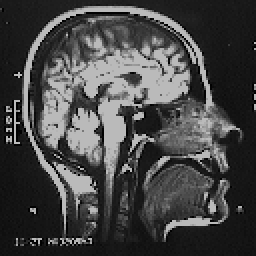
%> input picture Task6_Degradation_Restoration/HEAD5.BMP, 128 x 128 px (shown 2 times larger)
$ octave --eval "lab6ImageDegradation;"   (GNU Octave 9; MATLAB toolbox functions it lacks are replaced by stand-ins)
%> lines starting %> are read from the running program, lines starting %| are printed output that depends on the picture
### Task6_Degradation_Restoration/loadImage.m
function [im]=loadImage(imName)
%> called with imName = 'head5.bmp'
if(imName(end-1:end) == 'cm')
    im = dicomread(imName);
else
    im = imread(imName);
%> im is the input picture: size 128x128 uint8; min 1, max 186, mean 70.2
end
if (size(im,3)>1)
    im=rgb2gray(im);
else
    im=im;
end
%---------

### Task6_Degradation_Restoration/lab6ImageDegradation.m
function []=lab6ImageDegradation ()
clc;close all;

A=loadImage('head5.bmp');
%METATROPH SE GRAYSCALE
A=double(A);

%1.SXEDIASMOS YPOBA8MISHS EIKONAS (MTF + 8ORYBOS)
M=size(A,1);N=size(A,2);
%> after `M=size(A,1)`: M = 128
%> after `N=size(A,2)`: N = 128
Flength=round(sqrt(M^2+N^2));
%> Flength = 181
%1a.KATASKEYH GAUSSIAN MTF
[fh]=gaussianMTF(Flength);%
[FH]=from1dTo2dFilter(A,fh);

%2.IMAGE BLURRING
[B]=blurImage(A,FH);

%3.PROS8ETIKOS 8ORYBOS
Noise=0.2; % ----- % 8ORYBOS ----
B=addNoise(B,Noise);
[B]=NormalizeMatrix(B,255);

%4.APEIKONISH APOTELESMATWN
figure('units','normalized','outerposition',[0 0 1 1])%use full screen size
figure(1);
subplot(2,2,1);imshow(A,[]);xlabel('ARXIKH EIKONA');
subplot(2,2,2);imshow(B,[]);xlabel('YPOBA8MISMENH EIKONA ME MTF + 8ORYBO');
subplot(2,2,3);plot(fh);xlabel('MONOFIASTATH MTF (GAUSSIAN) ');grid on;
subplot(2,2,4);imshow(FH,[]);xlabel('DIDIASTATH MTF ');
%5. APO8HKEYSH APOTELESMATWN
imwrite(uint8(B),'YPOBA8MISMENH_EIKONA.bmp');%APO8HKEYSH YPOBA8MISMENHS EIKONAS
imwrite(uint8(A),'ARXIKH_EIKONA.bmp');%APO8HKEYSH ARXIKHS EIKONAS

%-----------------------------------------------------------------------
%----------------------------FUNCTIONS-----------------------------------
%-----------------------------------------------------------------------
function B=addNoise(A,Noise)
M=size(A,1);N=size(A,2);
for i=1:M
    for j=1:N
        B(i,j)=( A(i,j)+Noise*A(i,j)*rand() ) ;
    end
end
%---------------------------------------------------------------------
function [fh]=gaussianMTF(N)
%> called with N = 181
if(rem(N,2)==0), L=round(N/2+1);M=round((N/2)+2);
else L=round(N/2); M=round((N/2)+1);
%> after `L=round(N/2)`: L = 91
%> after `M=round((N/2)+1)`: M = 92
end
sigma=L/2-1;
%> sigma = 44.5
for k=0:L-1
    fh(k+1)=exp( (-k^2/(2*sigma^2) ) );
end
% fh=gaussmf([0:L-1],[sigma 0] ); %SYNARTHSH TOY MATLAB
for k=M-1:N-1
    fh(k+1) = fh(N+1-k);
end
%//i.e. mirror N/2..N-1
fh=fh./max(fh);
%--------------------------------------------------------------------
function [FH]=from1dTo2dFilter(A,fh)
y=size(A,1);x=size(A,2);N=length(fh);
%> after `y=size(A,1)`: y = 128
%> after `x=size(A,2)`: x = 128
%> after `N=length(fh)`: N = 181
z1=1;z2=1;
if (rem(y,2)==0)
    z1=0;
end
if (rem(x,2)==0)
    z2=0;
end
 FH=zeros(y,x);
for i=0:y-1
    for j=0:x-1
        k=round(y/2-z1)-i;
        m=round(x/2-z2)-j;
        ir = round(( k^2 +m^2 )^0.5);
        FH(i+1,j+1)=fh(ir+1);
    end
end
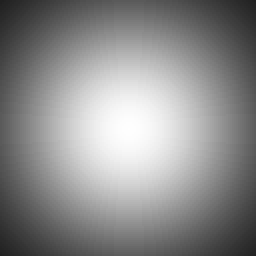
%> FH: size 128x128 double (shown 2 times larger); min 0.129, max 1, mean 0.548
%------------------------------------------------------------------------
function [y]=blurImage(A,FH)
FA=fft2(A);
FY=(FA).*fftshift(FH);
y=(real(ifft2(FY)));
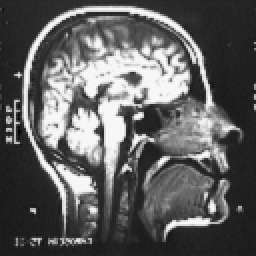
%> y: size 128x128 double (shown 2 times larger); min -3.84, max 192.1, mean 70.2; drawn with min black and max white
%> after the loop in addNoise, `for i=1:M`:
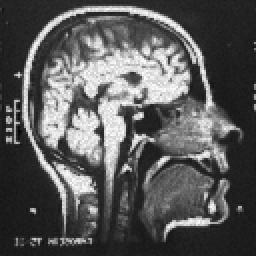
%> B: size 128x128 double (shown 2 times larger); min -4.58, max 227, mean 77.2; drawn with min black and max white

%==================================================

function [B] =NormalizeMatrix(A,maxVal)
%> called with maxVal = 255
M=size(A,1);N=size(A,2);
minA=min(min(A));maxA=max(max(A));
%> after `minA=min(min(A))`: minA = -4.58
%> after `maxA=max(max(A))`: maxA = 227
for i=1:M
    for j=1:N
        B(i,j)=maxVal*((A(i,j)-minA)/(maxA-minA));
    end
end
%> `lab6ImageDegradation;`:
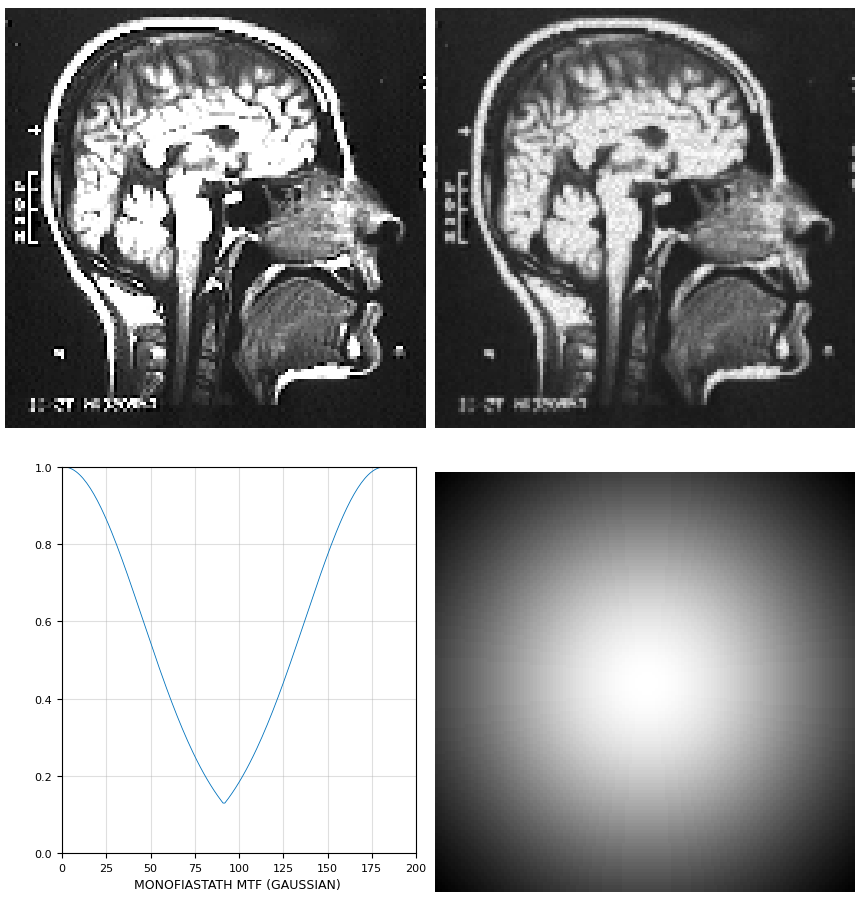
%> figure redrawn from the program's plot data, 4 panels

$ run again, with Task6_Degradation_Restoration/BODY1.BMP copied over Task6_Degradation_Restoration/HEAD5.BMP
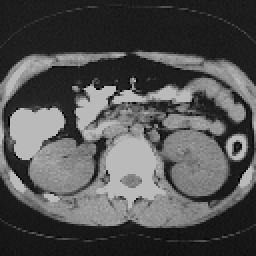
%> input picture Task6_Degradation_Restoration/BODY1.BMP, 128 x 128 px (shown 2 times larger)
%> in loadImage, im is the input picture: size 128x128 uint8; min 1, max 186, mean 81.8
%> after the loop in addNoise, `for i=1:M`:
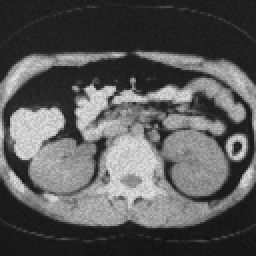
%> B: size 128x128 double (shown 2 times larger); min 17.8, max 226, mean 90
%> minA = 17.8
%> maxA = 226
%> `lab6ImageDegradation;`:
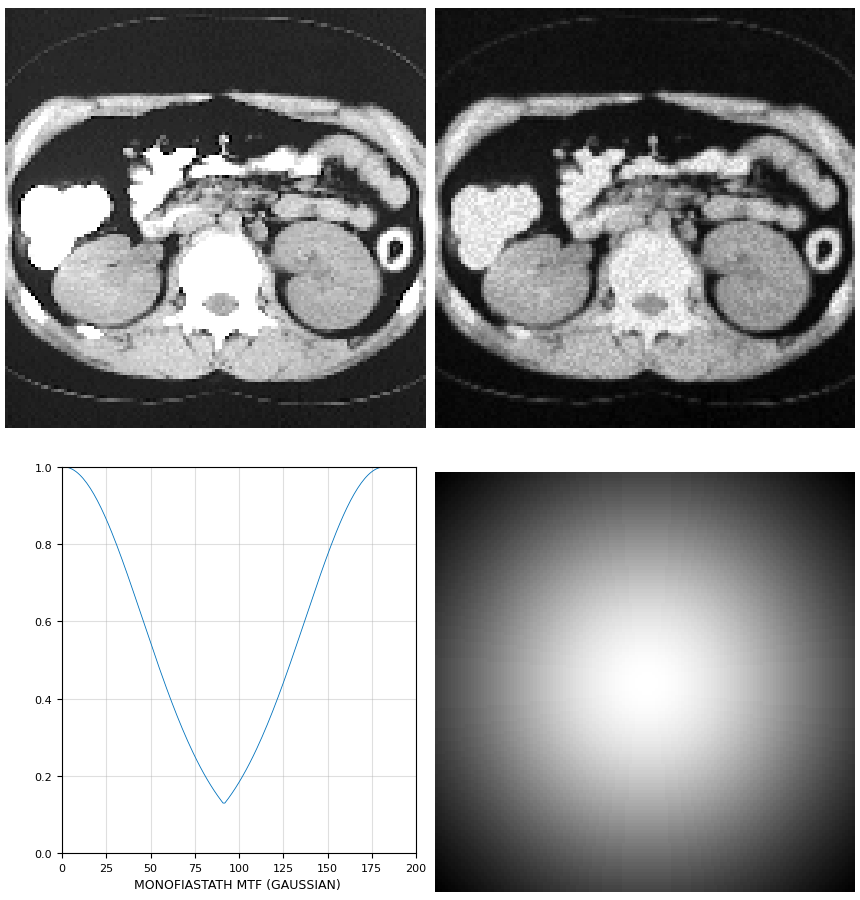
%> figure redrawn from the program's plot data, 4 panels
